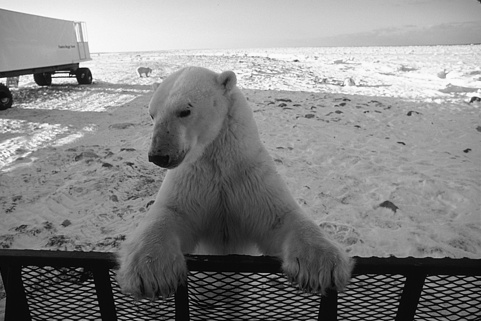
#> input picture data/groundtruth/183066.png, 481 x 321 px; its folder holds only this picture in this run
$ python generate.py   (older library calls are emulated)
#> lines starting #> are read from the running program, lines starting #| are printed output that depends on the picture
import argparse, os, random
import numpy		as np
from scipy.ndimage	import imread
from scipy.misc		import toimage
from scipy.misc		import imsave
from skimage.util	import random_noise

parser	= argparse.ArgumentParser(description='')
parser.add_argument('--sigma', dest='sigma', type=int, default=20, help='noise level (sigma)')
sigma	= parser.parse_args().sigma

dir_in	= "./groundtruth"
dir_out	= "./inputs"
if not os.path.exists(dir_out):
	os.makedirs(dir_out)

np.random.seed(4321)
files	= [f for f in os.listdir(dir_in) if f.endswith(".jpg") or f.endswith(".jpeg") or f.endswith(".png") or f.endswith(".JPEG")]
files.sort()
Sigma	= np.random.randint(10, 50, len(files))
for i, fname in enumerate(files):
	image	= imread(os.path.join(dir_in, fname), flatten=True)/255.0
#> image: shape (321, 481) float32; min 0.00392, max 0.992, mean 0.523
	if sigma<0:
		noisy	= random_noise(image, var=(Sigma[i]/255.0)**2)
		print("%s %d" % (fname, Sigma[i]))
	else:
		noisy	= random_noise(image, var=(sigma/255.0)**2)
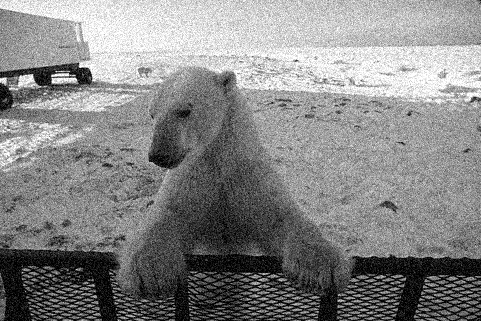
#> noisy: shape (321, 481) float64; min 0, max 1, mean 0.524
		print("%s %d" % (fname, sigma))
	toimage(noisy, cmin=0.0, cmax=1.0).save(os.path.join(dir_out, fname))
